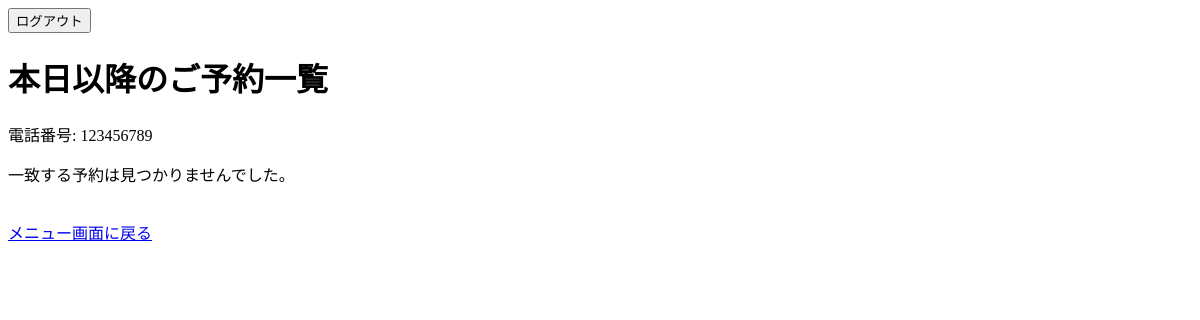
The page /reserve/list/?phone_number=123456789 (signed in) on the database as committed earlier.
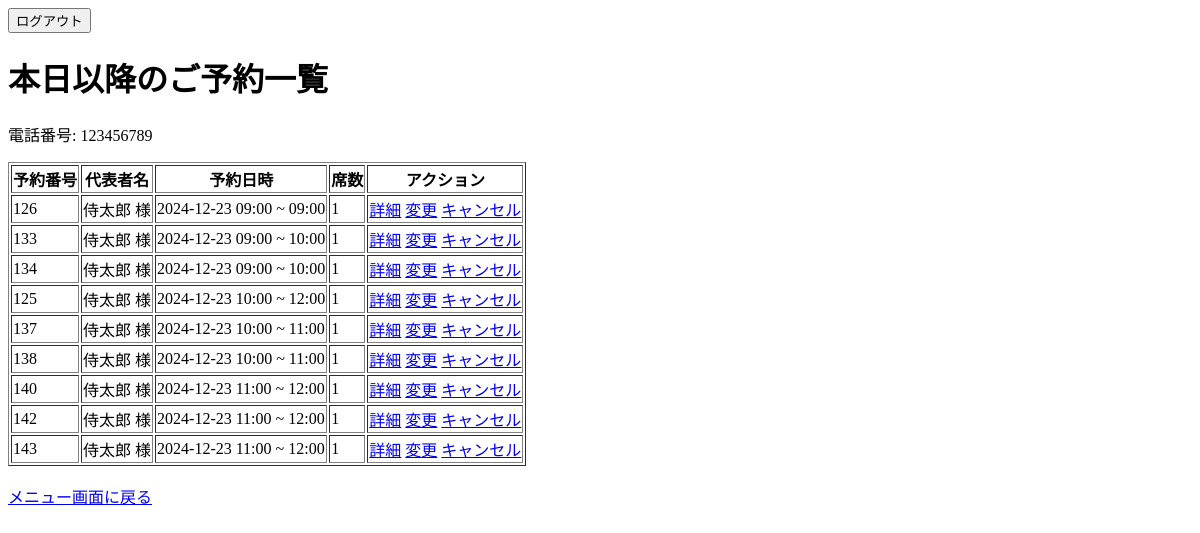
The same page on the database as committed later.
### reservations/models.py (models this page shows, shortened)
class Reservation(models.Model):
    customer_name = models.CharField(max_length=60, verbose_name="代表者名")
    phone_number = models.CharField(max_length=15, verbose_name="お電話番号（ハイフンなし）")
    hour = models.PositiveIntegerField(verbose_name="ご利用時間")
    start = models.DateTimeField(verbose_name="開始時間")
    end = models.DateTimeField(verbose_name="終了時間", null=True, blank=True)
    seat_count = models.PositiveIntegerField(verbose_name="予約席数", default=1)
    remark = models.TextField(max_length=200, verbose_name="備考欄", null=True, blank=True)
    RESERVATION_IS_PREORDER = ((1, '事前注文'), (2, 'お店で注文'))
    is_preorder = models.IntegerField(choices=RESERVATION_IS_PREORDER, verbose_name="事前注文の有無")
    RESERVATION_IS_EATIN = ((1, 'イートイン'), (2, 'テイクアウト'))
    is_eatin = models.IntegerField(choices=RESERVATION_IS_EATIN, verbose_name="イートイン/テイクアウト")
    menu_items = models.ManyToManyField(Items, through='ReservationItem', verbose_name="注文メニュー")

### reservations/views.py (the view)
# urls.py: path('reserve/list/', views.ReservationListView.as_view(), name="reservation_list"),
class ReservationListView(LoginRequiredMixin, ListView):
    model = Reservation
    template_name = 'reservations/reservation_list.html'  # 使用するテンプレート名
    context_object_name = 'reservations'  # テンプレートで使用するオブジェクト名
    def get_queryset(self):
        phone_number = self.request.GET.get('phone_number', '')  # URLクエリパラメータから電話番号を取得
        if phone_number:
            today = now().date()  # 現在の日付を取得
            return Reservation.objects.filter(
                phone_number=phone_number,
                start__date__gte=today  # 今日以降の予約を取得
            ).order_by('start')  # 予約日が近い順に並べる
        return Reservation.objects.none()  # 電話番号が渡されていない場合は空のクエリセットを返す
    def get_context_data(self, **kwargs):
        context = super().get_context_data(**kwargs)
        context['phone_number'] = self.request.GET.get('phone_number', '')  # テンプレートに電話番号を渡す
        return context

### reservations/templates/reservations/reservation_list.html (shortened to what this page needs)
{% extends 'base.html' %}
{% block content %}
<h1>本日以降のご予約一覧</h1>
{% if phone_number %}
    <p>電話番号: {{ phone_number }}</p>
{% endif %}
{% if reservations %}
    <table border="1">
        <thead>
            <tr>
                <th>予約番号</th>
                <th>代表者名</th>
                <th>予約日時</th>
                <th>席数</th>
                <th>アクション</th>
            </tr>
        </thead>
        <tbody>
            {% for reservation in reservations %}
                <tr>
                    <td>{{ reservation.id }}</td>
                    <td>{{ reservation.customer_name }} 様</td>
                    <td>
                        {{ reservation.start|date:"Y-m-d H:i" }} ~
                        {{ reservation.end|date:"H:i" }}
                    </td>
                    <td>{{ reservation.seat_count }}</td>
                    <td>
                        <a href="{% url 'reservation_detail' pk=reservation.pk %}">詳細</a>
                        <a href="{% url 'reservation_edit' pk=reservation.pk %}">変更</a>
                        <a href="{% url 'reservation_delete' pk=reservation.pk %}">キャンセル</a>
                    </td>
                </tr>
            {% endfor %}
        </tbody>
    </table>
{% else %}
    <p>一致する予約は見つかりませんでした。</p>
{% endif %}
<br>
<a href="{% url 'menu_user' %}">メニュー画面に戻る</a>
{% endblock %}

Rows that differ between the two databases and show on the page:
added Reservation: id "126", customer_name "侍太郎", start "2024-12-23 09:00", end "09:00", seat_count "1"
added Reservation: id "133", customer_name "侍太郎", start "2024-12-23 09:00", end "10:00", seat_count "1"
added Reservation: id "134", customer_name "侍太郎", start "2024-12-23 09:00", end "10:00", seat_count "1"
added Reservation: id "125", customer_name "侍太郎", start "2024-12-23 10:00", end "12:00", seat_count "1"
added Reservation: id "137", customer_name "侍太郎", start "2024-12-23 10:00", end "11:00", seat_count "1"
added Reservation: id "138", customer_name "侍太郎", start "2024-12-23 10:00", end "11:00", seat_count "1"
added Reservation: id "140", customer_name "侍太郎", start "2024-12-23 11:00", end "12:00", seat_count "1"
added Reservation: id "142", customer_name "侍太郎", start "2024-12-23 11:00", end "12:00", seat_count "1"
added Reservation: id "143", customer_name "侍太郎", start "2024-12-23 11:00", end "12:00", seat_count "1"
Other text that changed with them:
text no longer shown: "一致する予約は見つかりませんでした。"
text now shown: "予約番号 代表者名 予約日時 席数 アクション"
